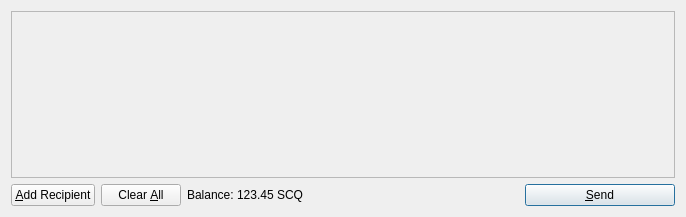
<?xml version="1.0" encoding="UTF-8"?>
<ui version="4.0">
 <class>SendCoinsDialog</class>
 <widget class="QDialog" name="SendCoinsDialog">
  <property name="geometry">
   <rect>
    <x>0</x>
    <y>0</y>
    <width>686</width>
    <height>217</height>
   </rect>
  </property>
  <property name="windowTitle">
   <string>Send Coins</string>
  </property>
  <layout class="QVBoxLayout" name="verticalLayout">
   <item>
    <widget class="QScrollArea" name="scrollArea">
     <property name="widgetResizable">
      <bool>true</bool>
     </property>
     <widget class="QWidget" name="scrollAreaWidgetContents">
      <property name="geometry">
       <rect>
        <x>0</x>
        <y>0</y>
        <width>660</width>
        <height>149</height>
       </rect>
      </property>
      <layout class="QVBoxLayout" name="verticalLayout_2">
       <property name="margin">
        <number>0</number>
       </property>
       <item>
        <layout class="QVBoxLayout" name="entries">
         <property name="spacing">
          <number>6</number>
         </property>
        </layout>
       </item>
       <item>
        <spacer name="verticalSpacer">
         <property name="orientation">
          <enum>Qt::Vertical</enum>
         </property>
         <property name="sizeHint" stdset="0">
          <size>
           <width>20</width>
           <height>40</height>
          </size>
         </property>
        </spacer>
       </item>
      </layout>
     </widget>
    </widget>
   </item>
   <item>
    <layout class="QHBoxLayout" name="horizontalLayout">
     <item>
      <widget class="QPushButton" name="addButton">
       <property name="toolTip">
        <string>Send to multiple recipients at once</string>
       </property>
       <property name="text">
        <string>&amp;Add Recipient</string>
       </property>
       <property name="autoDefault">
        <bool>false</bool>
       </property>
      </widget>
     </item>
     <item>
      <widget class="QPushButton" name="clearButton">
       <property name="sizePolicy">
        <sizepolicy hsizetype="Minimum" vsizetype="Fixed">
         <horstretch>0</horstretch>
         <verstretch>0</verstretch>
        </sizepolicy>
       </property>
       <property name="toolTip">
        <string>Remove all transaction fields</string>
       </property>
       <property name="text">
        <string>Clear &amp;All</string>
       </property>
       <property name="autoRepeatDelay">
        <number>300</number>
       </property>
       <property name="autoDefault">
        <bool>false</bool>
       </property>
      </widget>
     </item>
     <item>
      <layout class="QHBoxLayout" name="horizontalLayout_2">
       <property name="spacing">
        <number>3</number>
       </property>
       <item>
        <widget class="QLabel" name="label">
         <property name="text">
          <string>Balance:</string>
         </property>
        </widget>
       </item>
       <item>
        <widget class="QLabel" name="labelBalance">
         <property name="cursor">
          <cursorShape>IBeamCursor</cursorShape>
         </property>
         <property name="text">
          <string>123.45 SCQ</string>
         </property>
         <property name="textInteractionFlags">
          <set>Qt::LinksAccessibleByMouse|Qt::TextSelectableByKeyboard|Qt::TextSelectableByMouse</set>
         </property>
        </widget>
       </item>
      </layout>
     </item>
     <item>
      <spacer name="horizontalSpacer">
       <property name="orientation">
        <enum>Qt::Horizontal</enum>
       </property>
       <property name="sizeHint" stdset="0">
        <size>
         <width>40</width>
         <height>20</height>
        </size>
       </property>
      </spacer>
     </item>
     <item>
      <widget class="QPushButton" name="sendButton">
       <property name="minimumSize">
        <size>
         <width>150</width>
         <height>0</height>
        </size>
       </property>
       <property name="toolTip">
        <string>Confirm the send action</string>
       </property>
       <property name="text">
        <string>&amp;Send</string>
       </property>
       <property name="icon">
        <iconset resource="../bitcoin.qrc">
         <normaloff>:/icons/send</normaloff>:/icons/send</iconset>
       </property>
       <property name="default">
        <bool>true</bool>
       </property>
      </widget>
     </item>
    </layout>
   </item>
  </layout>
 </widget>
 <resources>
  <include location="../bitcoin.qrc"/>
 </resources>
 <connections/>
</ui>
